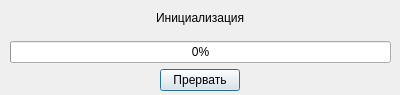
<?xml version="1.0" encoding="UTF-8"?>
<ui version="4.0">
 <class>Dialog</class>
 <widget class="QDialog" name="Dialog">
  <property name="windowModality">
   <enum>Qt::ApplicationModal</enum>
  </property>
  <property name="geometry">
   <rect>
    <x>0</x>
    <y>0</y>
    <width>400</width>
    <height>95</height>
   </rect>
  </property>
  <property name="minimumSize">
   <size>
    <width>400</width>
    <height>95</height>
   </size>
  </property>
  <property name="maximumSize">
   <size>
    <width>400</width>
    <height>95</height>
   </size>
  </property>
  <property name="contextMenuPolicy">
   <enum>Qt::DefaultContextMenu</enum>
  </property>
  <property name="windowTitle">
   <string>Dialog</string>
  </property>
  <property name="modal">
   <bool>true</bool>
  </property>
  <widget class="QWidget" name="verticalLayoutWidget">
   <property name="geometry">
    <rect>
     <x>10</x>
     <y>0</y>
     <width>381</width>
     <height>91</height>
    </rect>
   </property>
   <layout class="QVBoxLayout" name="verticalLayout">
    <item alignment="Qt::AlignHCenter">
     <widget class="QLabel" name="label_time">
      <property name="text">
       <string>Инициализация</string>
      </property>
     </widget>
    </item>
    <item>
     <widget class="QProgressBar" name="prg_bar">
      <property name="autoFillBackground">
       <bool>true</bool>
      </property>
      <property name="value">
       <number>0</number>
      </property>
      <property name="alignment">
       <set>Qt::AlignCenter</set>
      </property>
      <property name="invertedAppearance">
       <bool>false</bool>
      </property>
      <property name="textDirection">
       <enum>QProgressBar::TopToBottom</enum>
      </property>
     </widget>
    </item>
    <item alignment="Qt::AlignHCenter">
     <widget class="QPushButton" name="pb_cancel">
      <property name="text">
       <string>Прервать</string>
      </property>
     </widget>
    </item>
   </layout>
  </widget>
 </widget>
 <resources/>
 <connections/>
</ui>
